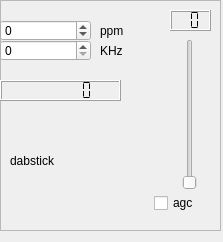
<?xml version="1.0" encoding="UTF-8"?>
<ui version="4.0">
 <class>dabstickWidget</class>
 <widget class="QWidget" name="dabstickWidget">
  <property name="geometry">
   <rect>
    <x>0</x>
    <y>0</y>
    <width>223</width>
    <height>242</height>
   </rect>
  </property>
  <property name="windowTitle">
   <string>Form</string>
  </property>
  <widget class="QFrame" name="contents">
   <property name="geometry">
    <rect>
     <x>0</x>
     <y>0</y>
     <width>221</width>
     <height>231</height>
    </rect>
   </property>
   <property name="frameShape">
    <enum>QFrame::StyledPanel</enum>
   </property>
   <property name="frameShadow">
    <enum>QFrame::Raised</enum>
   </property>
   <widget class="QLCDNumber" name="rateDisplay">
    <property name="geometry">
     <rect>
      <x>0</x>
      <y>80</y>
      <width>121</width>
      <height>21</height>
     </rect>
    </property>
    <property name="digitCount">
     <number>7</number>
    </property>
    <property name="segmentStyle">
     <enum>QLCDNumber::Flat</enum>
    </property>
   </widget>
   <widget class="QLabel" name="label">
    <property name="geometry">
     <rect>
      <x>10</x>
      <y>150</y>
      <width>101</width>
      <height>21</height>
     </rect>
    </property>
    <property name="text">
     <string>dabstick</string>
    </property>
   </widget>
   <widget class="QSpinBox" name="f_correction">
    <property name="geometry">
     <rect>
      <x>0</x>
      <y>20</y>
      <width>91</width>
      <height>21</height>
     </rect>
    </property>
    <property name="minimum">
     <number>-100</number>
    </property>
    <property name="maximum">
     <number>100</number>
    </property>
   </widget>
   <widget class="QSpinBox" name="KhzOffset">
    <property name="geometry">
     <rect>
      <x>0</x>
      <y>40</y>
      <width>91</width>
      <height>21</height>
     </rect>
    </property>
    <property name="maximum">
     <number>1000000</number>
    </property>
   </widget>
   <widget class="QLabel" name="label_3">
    <property name="geometry">
     <rect>
      <x>100</x>
      <y>40</y>
      <width>41</width>
      <height>21</height>
     </rect>
    </property>
    <property name="text">
     <string>KHz</string>
    </property>
   </widget>
   <widget class="QLabel" name="label_4">
    <property name="geometry">
     <rect>
      <x>100</x>
      <y>20</y>
      <width>51</width>
      <height>21</height>
     </rect>
    </property>
    <property name="text">
     <string>ppm</string>
    </property>
   </widget>
   <widget class="QSlider" name="gainSlider">
    <property name="geometry">
     <rect>
      <x>180</x>
      <y>39</y>
      <width>20</width>
      <height>151</height>
     </rect>
    </property>
    <property name="orientation">
     <enum>Qt::Vertical</enum>
    </property>
   </widget>
   <widget class="QCheckBox" name="agcChecker">
    <property name="geometry">
     <rect>
      <x>154</x>
      <y>190</y>
      <width>51</width>
      <height>26</height>
     </rect>
    </property>
    <property name="text">
     <string>agc</string>
    </property>
   </widget>
   <widget class="QLCDNumber" name="showGain">
    <property name="geometry">
     <rect>
      <x>170</x>
      <y>10</y>
      <width>41</width>
      <height>21</height>
     </rect>
    </property>
    <property name="digitCount">
     <number>2</number>
    </property>
    <property name="segmentStyle">
     <enum>QLCDNumber::Flat</enum>
    </property>
   </widget>
  </widget>
 </widget>
 <resources/>
 <connections/>
</ui>
